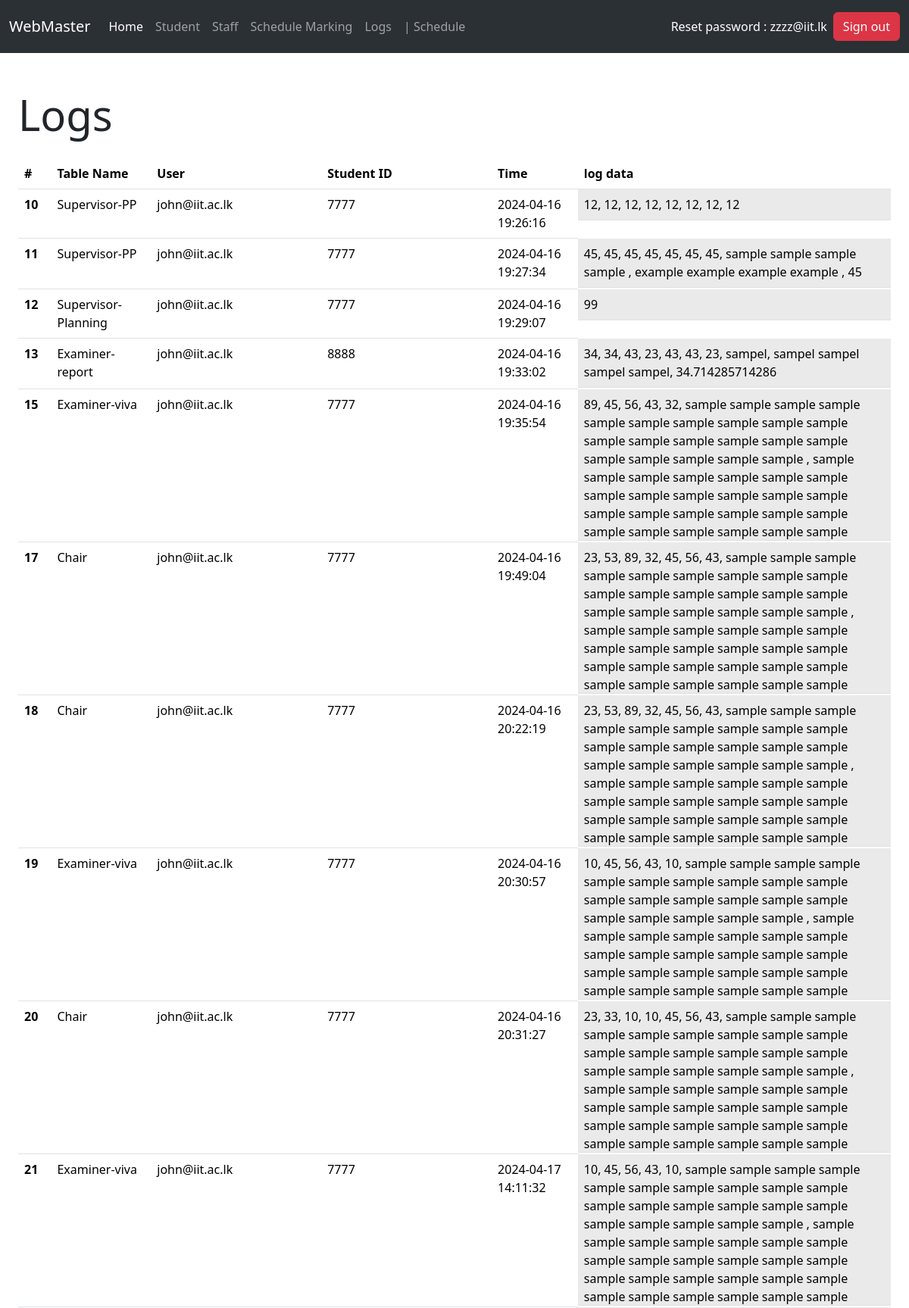
The page /logs.php (signed in, upper part) on the database its author committed.
### tables this page shows
CREATE TABLE `logs` (
  `id` int(11) NOT NULL,
  `table_name` varchar(50) DEFAULT NULL,
  `login_email` varchar(200) DEFAULT NULL,
  `log` text DEFAULT NULL,
  `time` datetime DEFAULT NULL,
  `student_id` varchar(150) DEFAULT NULL
);

### logs.php (the view, shortened to what this page needs)
<?php
include 'con.php';
  $sql = "SELECT * FROM logs";
  $results = mysqli_query($conn, $sql);
?>
<!DOCTYPE html>
<html lang="en">
<?php include("head.php"); ?>
<body>
    <div class="container-fluid">
        <div class="row">
            <?php include("admin-nav.php") ?>
        </div>
        <div class="row">
          <div class="col-md-12 my-4 p-4">
            <h1 class="display-4 pb-3">Logs</h1>
            <table class="table">
              <thead>
                <tr>
                  <th scope="col">#</th>
                  <th scope="col">Table Name</th>
                  <th scope="col">User</th>
                  <th scope="col">Student ID</th>
                  <th scope="col">Time</th>
                  <th scope="col">log data</th>
                </tr>
              </thead>
              <tbody>
              <?php
                if(mysqli_num_rows($results) > 0){
                  while($row = mysqli_fetch_assoc($results)){
                    echo "<tr>";
                      echo "<th scope='row'>".$row['id']."</th>";
                      echo "<td>".$row['table_name']."</td>";
                      echo "<td>".$row['login_email']."</td>";
                      echo "<td>".$row['student_id']."</td>";
                      echo "<td>".$row['time']."</td>";
                      echo "<td id='shortText_log'>".$row['log']."</td>";
                    echo "</tr>";
                  }
                }
                ?>
              </tbody>
            </table>
          </div>
      </div>
</body>
</html>

### CSS/style.css (style rules this page uses)
body { padding: 0px !important; margin: 0px !important; }
#shortText_log { background: #eaeaea; max-width: 700px; max-height: 200px; display: block; overflow: scroll; margin-bottom: 2px; }

### rows shown on the page
logs: id "10", table_name "Supervisor-PP", login_email "john@iit.ac.lk", student "7777", time "2024-04-16 19:26:16", log "12, 12, 12, 12, 12, 12, 12, 12"
logs: id "11", table_name "Supervisor-PP", login_email "john@iit.ac.lk", student "7777", time "2024-04-16 19:27:34", log "45, 45, 45, 45, 45, 45, 45, sample sample sample sample , example example example example , 45"
logs: id "12", table_name "Supervisor-Planning", login_email "john@iit.ac.lk", student "7777", time "2024-04-16 19:29:07", log "99"
logs: id "13", table_name "Examiner-report", login_email "john@iit.ac.lk", student "8888", time "2024-04-16 19:33:02", log "34, 34, 43, 23, 43, 43, 23, sampel, sampel sampel sampel sampel, 34.714285714286"
logs: id "15", table_name "Examiner-viva", login_email "john@iit.ac.lk", student "7777", time "2024-04-16 19:35:54", log "89, 45, 56, 43, 32, sample sample sample sample sample sample sample sample sample sample sample sample sample sample sample sample sample sample sample sample sample , sample sample sample sample sample sample sample sample sample sample sample sample sample sample sample sample sample sample sample sample sample sample sample sample sample…"
logs: id "17", table_name "Chair", login_email "john@iit.ac.lk", student "7777", time "2024-04-16 19:49:04", log "23, 53, 89, 32, 45, 56, 43, sample sample sample sample sample sample sample sample sample sample sample sample sample sample sample sample sample sample sample sample sample , sample sample sample sample sample sample sample sample sample sample sample sample sample sample sample sample sample sample sample sample sample sample sample sample…"
logs: id "18", table_name "Chair", login_email "john@iit.ac.lk", student "7777", time "2024-04-16 20:22:19", log "23, 53, 89, 32, 45, 56, 43, sample sample sample sample sample sample sample sample sample sample sample sample sample sample sample sample sample sample sample sample sample , sample sample sample sample sample sample sample sample sample sample sample sample sample sample sample sample sample sample sample sample sample sample sample sample…"
logs: id "19", table_name "Examiner-viva", login_email "john@iit.ac.lk", student "7777", time "2024-04-16 20:30:57", log "10, 45, 56, 43, 10, sample sample sample sample sample sample sample sample sample sample sample sample sample sample sample sample sample sample sample sample sample , sample sample sample sample sample sample sample sample sample sample sample sample sample sample sample sample sample sample sample sample sample sample sample sample sample…"
logs: id "20", table_name "Chair", login_email "john@iit.ac.lk", student "7777", time "2024-04-16 20:31:27", log "23, 33, 10, 10, 45, 56, 43, sample sample sample sample sample sample sample sample sample sample sample sample sample sample sample sample sample sample sample sample sample , sample sample sample sample sample sample sample sample sample sample sample sample sample sample sample sample sample sample sample sample sample sample sample sample…"
logs: id "21", table_name "Examiner-viva", login_email "john@iit.ac.lk", student "7777", time "2024-04-17 14:11:32", log "10, 45, 56, 43, 10, sample sample sample sample sample sample sample sample sample sample sample sample sample sample sample sample sample sample sample sample sample , sample sample sample sample sample sample sample sample sample sample sample sample sample sample sample sample sample sample sample sample sample sample sample sample sample…"

### other values the page prints
$_SESSION['email'] "zzzz@iit.lk"
